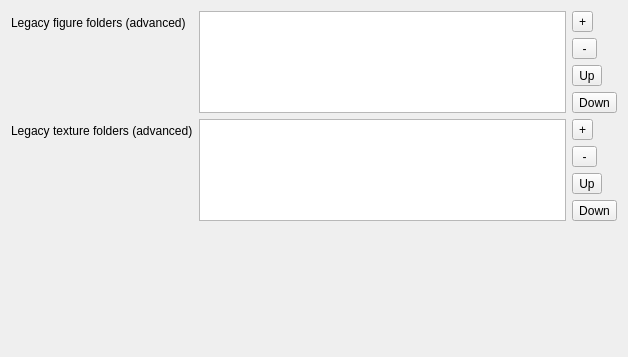
         <widget class="QWidget" name="scrollAreaWidgetContents_3">
          <property name="geometry">
           <rect>
            <x>0</x>
            <y>0</y>
            <width>628</width>
            <height>357</height>
           </rect>
          </property>
          <layout class="QFormLayout" name="formLayout">
           <property name="sizeConstraint">
            <enum>QLayout::SetDefaultConstraint</enum>
           </property>
           <item row="0" column="0">
            <widget class="QLabel" name="label">
              <property name="toolTip">
               <string>Advanced fallback sources for figure/model data. Normally managed by Game and Mod Setup. Entries nearer the top have higher lookup priority.</string>
              </property>
             <property name="text">
              <string>Legacy figure folders (advanced)</string>
             </property>
            </widget>
           </item>
           <item row="0" column="1">
            <layout class="QHBoxLayout" name="horizontalLayout_4">
             <item>
              <widget class="QListWidget" name="figPaths">
                <property name="toolTip">
                 <string>Advanced fallback sources for figure/model data. Normally managed by Game and Mod Setup. Entries nearer the top have higher lookup priority.</string>
                </property>
               <property name="sizePolicy">
                <sizepolicy hsizetype="Expanding" vsizetype="Ignored">
                 <horstretch>0</horstretch>
                 <verstretch>0</verstretch>
                </sizepolicy>
               </property>
               <property name="autoScroll">
                <bool>true</bool>
               </property>
               <property name="autoScrollMargin">
                <number>16</number>
               </property>
              </widget>
             </item>
             <item>
              <layout class="QVBoxLayout" name="verticalLayout_5">
               <item>
                <widget class="QToolButton" name="figPathAdd">
                 <property name="text">
                  <string>+</string>
                 </property>
                </widget>
               </item>
               <item>
                <widget class="QToolButton" name="figPathRemove">
                 <property name="text">
                  <string> - </string>
                 </property>
                </widget>
               </item>
               <item>
                <widget class="QToolButton" name="figPathUp">
                 <property name="text">
                  <string>Up</string>
                 </property>
                </widget>
               </item>
               <item>
                <widget class="QToolButton" name="figPathDown">
                 <property name="text">
                  <string>Down</string>
                 </property>
                </widget>
               </item>
              </layout>
             </item>
            </layout>
           </item>
           <item row="1" column="0">
            <widget class="QLabel" name="label_4">
              <property name="toolTip">
               <string>Advanced fallback sources for texture data. Normally managed by Game and Mod Setup. Entries nearer the top have higher lookup priority.</string>
              </property>
             <property name="text">
              <string>Legacy texture folders (advanced)</string>
             </property>
            </widget>
           </item>
           <item row="1" column="1">
            <layout class="QHBoxLayout" name="horizontalLayout_6">
             <item>
              <widget class="QListWidget" name="texPaths">
                <property name="toolTip">
                 <string>Advanced fallback sources for texture data. Normally managed by Game and Mod Setup. Entries nearer the top have higher lookup priority.</string>
                </property>
               <property name="sizePolicy">
                <sizepolicy hsizetype="Expanding" vsizetype="Ignored">
                 <horstretch>0</horstretch>
                 <verstretch>0</verstretch>
                </sizepolicy>
               </property>
              </widget>
             </item>
             <item>
              <layout class="QVBoxLayout" name="verticalLayout_6">
               <item>
                <widget class="QToolButton" name="texPathAdd">
                 <property name="text">
                  <string>+</string>
                 </property>
                </widget>
               </item>
               <item>
                <widget class="QToolButton" name="texPathRemove">
                 <property name="text">
                  <string> - </string>
                 </property>
                </widget>
               </item>
               <item>
                <widget class="QToolButton" name="texPathUp">
                 <property name="text">
                  <string>Up</string>
                 </property>
                </widget>
               </item>
               <item>
                <widget class="QToolButton" name="texpathDown">
                 <property name="text">
                  <string>Down</string>
                 </property>
                </widget>
               </item>
              </layout>
             </item>
            </layout>
           </item>
          </layout>
         </widget>
